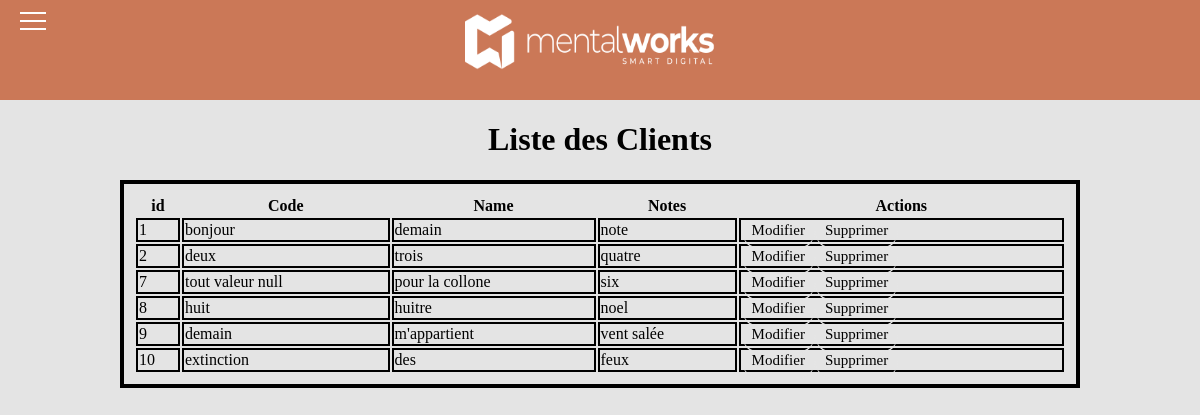
Page /Customer/Customer.php on the earlier database version.
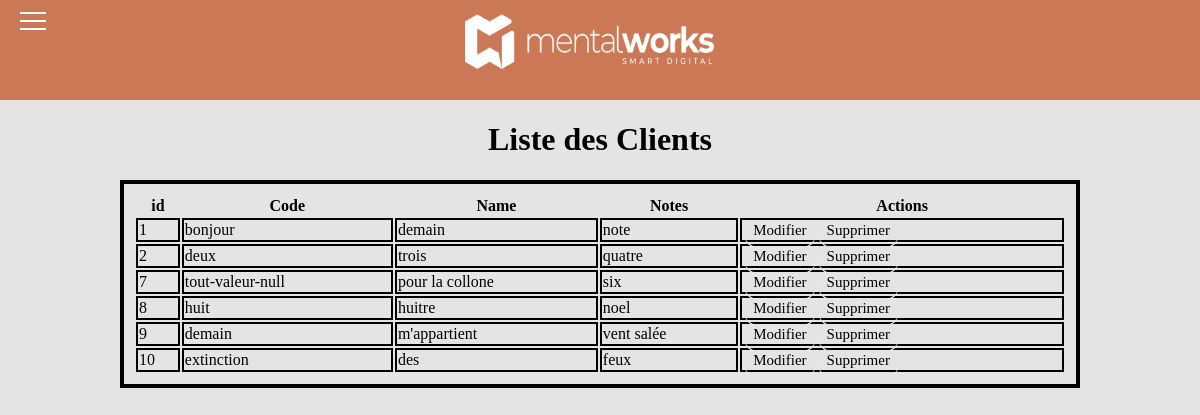
Same page on the later database version.
### tables this page shows
CREATE TABLE `customer` (
  `id` int(11) NOT NULL,
  `code` varchar(255) DEFAULT NULL,
  `name` varchar(255) DEFAULT NULL,
  `notes` text DEFAULT NULL
);

### src/Autoloader.php (called while the page is built, shortened)
<?php
class Autoloader{
    public static function register(){
        spl_autoload_register(function ($class){
            $file = str_replace('\\', DIRECTORY_SEPARATOR, $class).'.php';
            return false;
        });
    }
}

### src/Connection/Connection.php (called while the page is built, shortened)
<?php
class Connection{
    protected $server="localhost";
    protected $dbName="environgestion";
    protected $user="root";
    protected $pass="";
    private $co;
    public function connectionBDD(){
        $dsn = "mysql:host=" . $this->server ."; charset=utf8; dbname=" . $this->dbName;
        $this->co = new PDO($dsn, $this->user, $this->pass);
        $this->co->setAttribute(PDO::ATTR_ERRMODE, PDO::ERRMODE_EXCEPTION);
    }
    public function __call($name, array $arguments) {
        if(method_exists($this->co, $name)){
            try{
                return call_user_func_array(array(&$this->co, $name), $arguments);
            }
            catch(Exception $e){
                throw new Exception('Erreur: "'.$name.'" nexiste pas.');
            }
         }
     }
}

### src/Repository/CustomerRepository.php (the view, shortened to what this page needs)
<?php
class CustomerRepository
{
    public static function listCustomer(){
        $co = new Connection();
        echo '<table class="table table-striped table-bordered">';
            echo '<thead>';
                echo '<tr>';
                    echo'<th>id</th>';
                    echo'<th>Code</th>';
                    echo'<th>Name</th>';
                    echo'<th>Notes</th>';
                    echo'<th>Actions</th>';
                echo'</tr>';
            echo'</thead>';
            echo'<tbody>';
                $co->connectionBDD();
                $statement = $co->query('SELECT id, code, name, notes FROM customer ORDER BY id ASC');
                while($item = $statement->fetch()) {
                    echo '<tr>';
                    echo '<td>'. $item['id'] . '</td>';
                    echo '<td>'. $item['code'] . '</td>';
                    echo '<td>'. $item['name'] . '</td>';
                    echo '<td>'. $item['notes'] . '</td>';
                    echo '<td>';
                    echo '<a class="btn btn-primary" href="UpdateCustomer.php?id=' . $item['id'] . '">Modifier</a>';
                    echo '<a class="btn btn-primary" href="DeleteCustomer.php?id=' . $item['id'] . '">Supprimer</a>';
                    echo '</td>';
                    echo '</tr>';
                }
            echo'</tbody>';
        echo'</table>';
    }
}

### Customer/Customer.php (shortened to what this page needs)
<?php
require '../src/Autoloader.php';
?>
<!doctype html>
<html lang="fr">
    <head>
        <link rel="stylesheet" href="../CSS/Style.css" type="text/css">
        <link rel="stylesheet" href="https://use.fontawesome.com/releases/v5.7.0/css/all.css"
>
    </head>
    <main>
        <?php include '../Layout/Menu.php'; ?>
        <div class="container">
          <h1><strong>Liste des Clients</strong></h1>
          <?php
          CustomerRepository::listCustomer();
          ?>
        </div>
    </main>
</html>

### Layout/Menu.php (shortened to what this page needs)
<div class="container1">
    <img src="../Images/logo_main.png">
    <div class="hamburger-menu">
        <label class="menu__btn" for="menu__toggle">
        <span></span>
        </label>
    </div>
  </div>

### CSS/Style.css (style rules this page uses)
.container1 { background-color: #cb7857; height: 100px; display: flex; justify-content: center; }
img { width: 250px; height: 70px; }
.menu__btn { position: fixed; top: 20px; left: 20px; width: 26px; height: 26px; cursor: pointer; z-index: 1; }
.menu__btn > span, .menu__btn > span::before, .menu__btn > span::after { display: block; position: absolute; width: 100%; height: 2px; background-color: white; transition-duration: .25s; }
.menu__btn > span::before { content: ''; top: -8px; }
.menu__btn > span::after { content: ''; top: 8px; }
a { color: black; text-decoration: none; font-size: 15px; margin-top: 10px; margin-bottom: 5px; border-bottom: 2px solid #e4e4e4; border-radius: 20px; padding: 10px; }
h1 { display: flex; justify-content: center; }
table { border: solid 4px black; width: 80%; padding: 10px; margin-left: 10%; max-height: 500px; }
td { border: solid 2px black; }

Differences in the rows shown:
changed customer "pour la collone": code "tout valeur null" → "tout-valeur-null"
